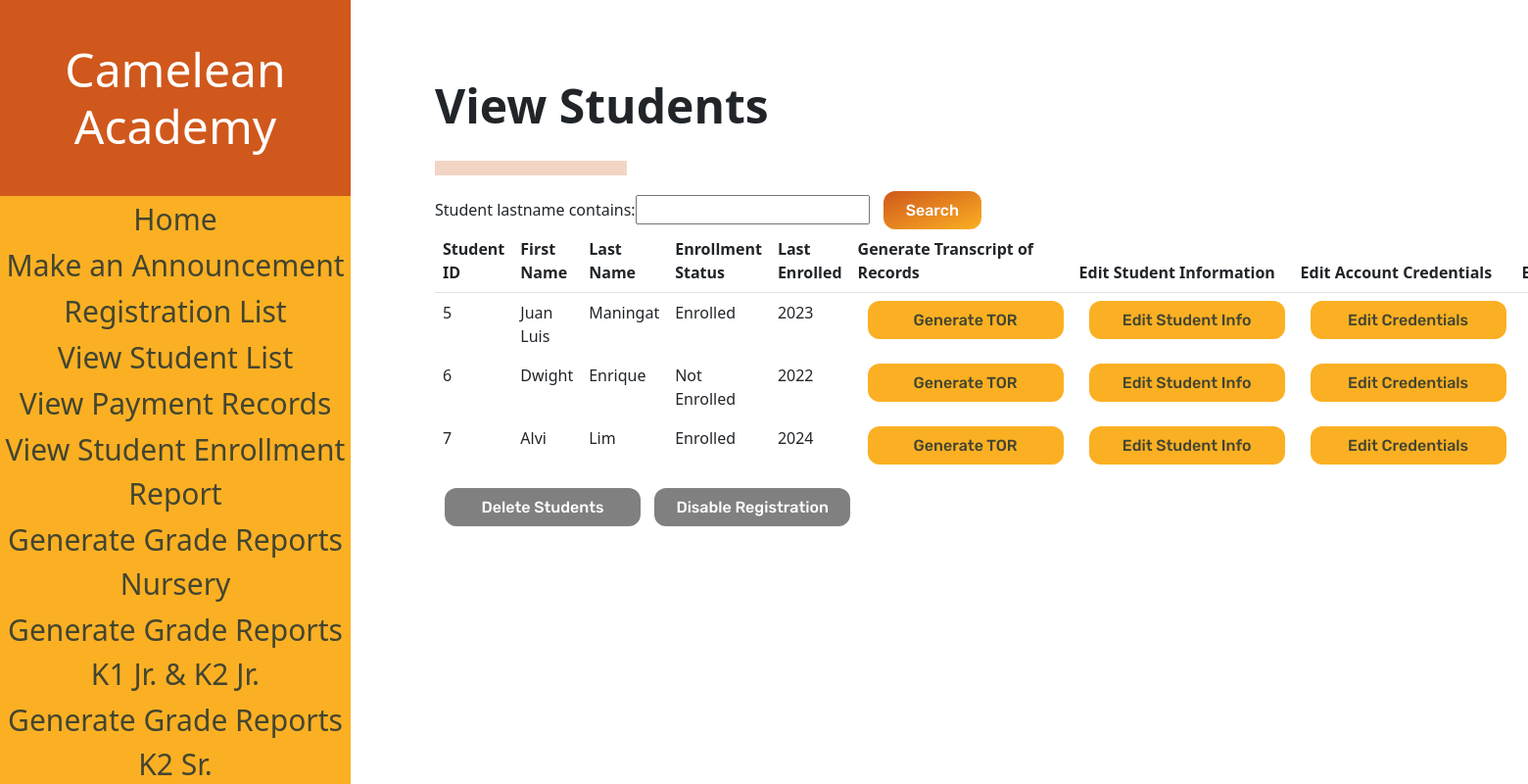
Before: /studentList (signed in) with the older database file.
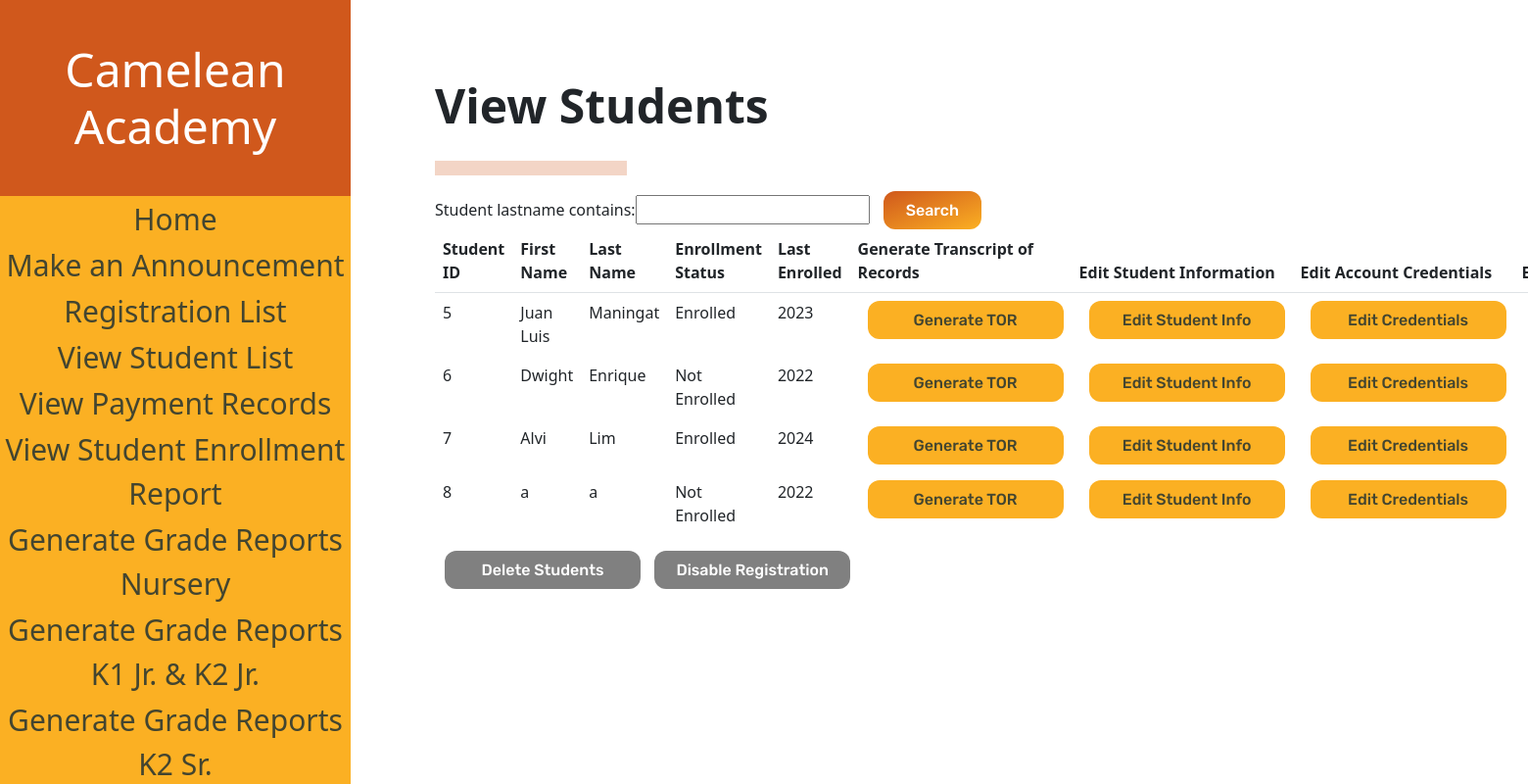
After: the same page with the newer database file.
### sis_app/models.py (models this page shows)
class Account(models.Model):
    username = models.CharField(max_length=128)
    password = models.CharField(max_length=128)#passwords should be stored hashed
    class Meta:
        abstract=True # Don't use this line if you want Contact to have its own table

class Student(Account):
    student_firstname = models.CharField(max_length=128, default=None)#
    student_lastname = models.CharField(max_length=128, default=None)#
    student_middlename = models.CharField(max_length=128, default=None)
    student_nickname = models.CharField(max_length=128, default=None)
    student_birthday = models.DateField(default=datetime.date.today())
    grade_levels = [
        ('Nursery','Nursery'),
        ('Kinder 1','Kinder 1'),
        ('Kinder 2 Junior', 'Kinder 2 Junior'),
        ('Kinder 2 Senior', 'Kinder 2 Senior'),
    ]
    student_grade_level = models.CharField(max_length=128, choices=grade_levels, default='Nursery')#
    status =[
    ('Not Enrolled','Not Enrolled'),
    ('Enrolled', 'Enrolled'),
    ]#
    sy = [tuple([x,x]) for x in range(2022,2035)]
    enrollment_status = models.CharField(max_length=20, choices=status,default='Not Enrolled')#
    student_schoolyear_start=models.IntegerField(choices=sy, default=None)#
    student_address = models.CharField(max_length=300, default=None)
    student_religion = models.CharField(max_length=128, default=None, blank=True, null = True)
    student_nationality = models.CharField(max_length=128, default=None)
    student_hobbies = models.TextField(max_length=500, default=None, blank=True, null = True)
    student_likes = models.TextField(max_length=500, default=None, blank=True, null = True)
    student_dislikes = models.TextField(max_length=500, default=None, blank=True, null = True)
    student_shm = models.TextField(max_length=500, default=None, blank=True, null = True)
    student_allergies = models.TextField(max_length=500, default=None, blank=True, null = True)
    student_sd = models.TextField(max_length=500, default=None, blank=True, null = True)
    student_oconsiderations = models.TextField(max_length=500, default=None, blank=True,null = True)
    student_guardianemail = models.EmailField(max_length = 254, default=None)
    student_f_firstname = models.CharField(max_length=128, default=None)
    student_f_lastname = models.CharField(max_length=128, default=None)
    student_f_middlename = models.CharField(max_length=128, default=None)
    student_f_telno = models.CharField(max_length=128, default=None)
    student_f_address = models.CharField(max_length=300, default=None)
    student_f_occupation = models.CharField(max_length=128, default=None, blank=True, null = True)
    student_f_employer = models.CharField(max_length=128, default=None, blank=True,null = True)
    student_f_oaddress = models.CharField(max_length=300, default=None, blank=True,null = True)
    student_f_otelno = models.CharField(max_length=128, default=None, blank=True,null = True)
    student_f_natureofbusiness = models.CharField(max_length=128, default=None, blank=True, null = True)
    student_m_firstname = models.CharField(max_length=128, default=None)
    student_m_lastname = models.CharField(max_length=128, default=None)
    student_m_middlename = models.CharField(max_length=128, default=None)
    student_m_telno = models.CharField(max_length=128, default=None)
    student_m_address = models.CharField(max_length=300, default=None)
    student_m_occupation = models.CharField(max_length=128, default=None, blank=True, null = True)
    student_m_employer = models.CharField(max_length=128, default=None, blank=True, null = True)
    student_m_oaddress = models.CharField(max_length=300, default=None, blank=True, null = True)
    student_m_otelno = models.CharField(max_length=128, default=None, blank=True, null = True)
    student_m_natureofbusiness = models.CharField(max_length=128, default=None, blank=True, null = True)
    student_sibling_name = models.CharField(max_length=300, default=None, blank=True, null = True)
    student_sibling_gender = models.CharField(max_length=128, default=None, blank=True, null = True)
    student_sibling_age = models.IntegerField(default=None, blank=True, null = True)
    student_sibling_school=models.CharField(max_length=300, default=None, blank=True, null = True)
    student_medexp = models.BooleanField(default = False)
    student_rules = models.BooleanField(default = False)
    student_accuracy = models.BooleanField(default = False)
    student_signedname = models.CharField(max_length=300, default=None)
    student_signdate = models.DateField(default=datetime.date.today())
    enrollment_plan_choices =[
    ('Annually','Annually'),
    ('Bi-Annually', 'Bi-Annually'),
    ('Quarterly', 'Quarterly'),
    ]
    student_enrollment_plan = models.CharField(max_length=20, choices=enrollment_plan_choices,default='Annually')

### sis_app/views.py (the view)
# urls.py: path('studentList',views.StudentList, name="student_list"),
@login_required(login_url='sis_app:log_in')
def StudentList(request):
    if request.user.is_superuser:
        global toggle
        print(toggle)
        students = Student.objects.all()
        myFilter = StudentFilter(request.GET, queryset=students)
        students = myFilter.qs
        if toggle == True: #toggle is a global variable
            caption = 'Disable Registration'
        else:
            caption = 'Enable Registration'
        context = {'studentList' : students, 'myFilter': myFilter, 'caption':caption}
        return render(request,"sis_app/Student_List.html", context)
    else:
        return redirect('sis_app:home')

### sis_app/templates/sis_app/Student_List.html (shortened to what the changed rows need)
<!DOCTYPE html>
<html>
{% load static %}
<head>
    <link href="https://cdn.jsdelivr.net/npm/bootstrap@5.1.3/dist/css/bootstrap.min.css" rel="stylesheet">
    <link rel="stylesheet" href="{% static "styles/sList.css" %}" type="text/css">
</head>
<body>
    <div class="navbar">
        <div class="navbar-table-container">
            <table class = "navbarTable">
                <thead class= "border-bottom font-weight-bold">
                    <h1 class = "navbarHeader">
                        Camelean Academy
                    </h1>
                </thead>
            </table>
        </div>
    </div>
    <div class = "elements">
        <h2 class="pageHeading">View Students</h2>
        <div class="form-container">
            <form method="get" style=>
                {{myFilter.form}}
            </form>
        </div>
        <div class="table-container">
            <table class = "table table-borderless">
                <thead class= "border-bottom font-weight-bold">
                    <tr>
                        <th>Student ID</th>
                        <th>First Name</th>
                        <th>Last Name</th>
                        <th>Enrollment Status</th>
                        <th>Last Enrolled</th>
                        <th>Generate Transcript of Records</th>
                        <th>Edit Student Information</th>
                        <th>Edit Account Credentials</th>
                        <th>Encode a Payment</th>
                    </tr>
                </thead>
                <tbody>
                    {% for student in studentList %}
                    <tr>
                        <td data-heading="First Name">{{student.id}}</td>
                        <td data-heading="First Name">{{student.student_firstname}}</td>
                        <td data-heading="Last Name">{{student.student_lastname}}</td>
                        <td data-heading="Enrollment Status">{{student.enrollment_status}}</td>
                        <td data-heading="Last Enrolled">{{student.student_schoolyear_start}}</td>
                        <td><a class="buttonDesignNegative-elements" href="{% url 'sis_app:generate_tor' student.id %}">Generate TOR</a></td>
                        <td><a class="buttonDesignNegative-elements" href="{% url 'sis_app:reg_student_form' student.id %}">Edit Student Info</a></td>
                        <td><a class="buttonDesignNegative-elements" href="{% url 'sis_app:admin_account_edit' student.id %}">Edit Credentials</a></td>
                        <td><a class="buttonDesignNegative-elements" href="{% url 'sis_app:payment_form' student.id %}">Encode a Payment</a></td>
                    </tr>
                    {% endfor %}
                </tbody>
            </table>
        </div>
    </div>
</body>
</html>

Changed rows visible on the page:
added Student: id "8", student_firstname "a", student_lastname "a", enrollment_status "Not Enrolled", student_schoolyear_start "2022"
